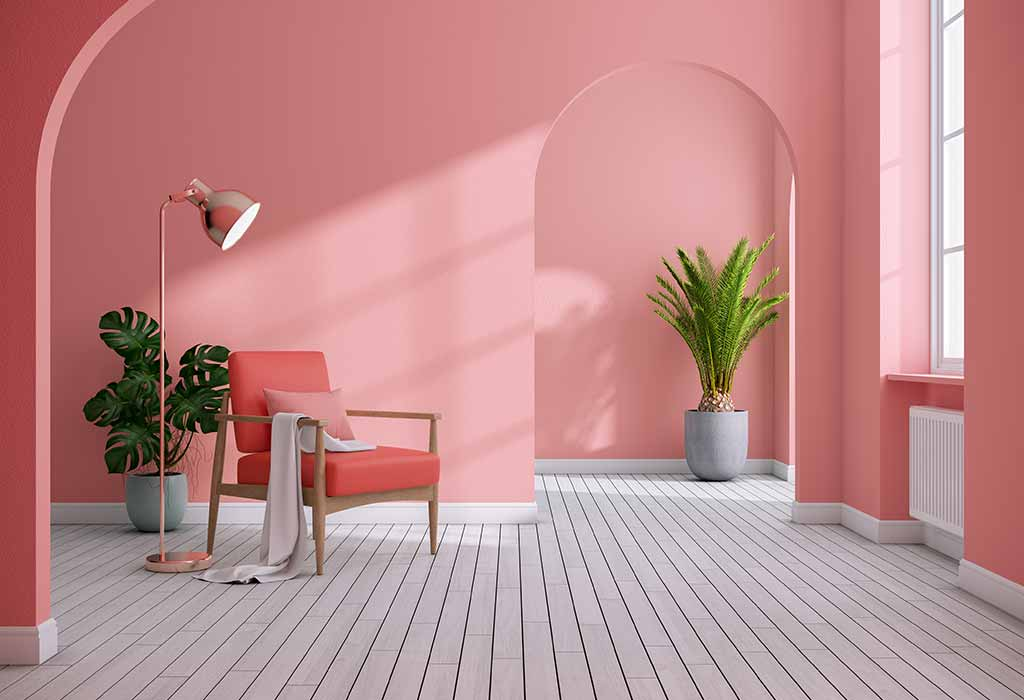
#> input picture testPictures/1265596666.jpg, 1024 x 700 px
$ jupyter execute --allow-errors 'Color Identification using Machine Learning.ipynb'   (shell and % lines are left out)   (older library calls are emulated)
#> lines starting #> are read from the running program, lines starting #| are printed output that depends on the picture; long printed decimals are rounded
# Color Identification using Machine Learning

[cell 1]
from sklearn.cluster import KMeans
import matplotlib.pyplot as plt
import numpy as np
import cv2
from collections import Counter
from skimage.color import rgb2lab
import os

## Finding average of all pixels of the image

#> (a cell that did not finish here is left out)

## Image pre-processing/ EDA

[cell 3]
def sharpen_image(image):
    kernel = np.array([[0, -1, 0], [-1, 5,-1], [0, -1, 0]])
    return cv2.filter2D(src=image, ddepth=-1, kernel=kernel)

[cell 4]
def blur_image(image):
    return cv2.GaussianBlur(image, (5, 5), 0)

[cell 5]
def getFocusScore(image):
    image = cv2.cvtColor(image, cv2.COLOR_BGR2GRAY)
    return cv2.Laplacian(image, cv2.CV_64F).var()

[cell 6]
def get_image(image_path):
    image = cv2.imread(image_path)
    image = cv2.cvtColor(image, cv2.COLOR_BGR2RGB)
    return image

def modify_image(image):
    focus_score = getFocusScore(image)

    if(focus_score > 100):
        return sharpen_image(image)
    else:
        return blur_image(image)

def RGB2HEX(color):
    return "#{:02x}{:02x}{:02x}".format(int(color[0]), int(color[1]), int(color[2]))

[cell 7]
def get_colors(image, number_of_colors):

    modified_image = cv2.resize(image, (200, 200), interpolation = cv2.INTER_AREA)

    modified_image = modified_image.reshape(modified_image.shape[0]*modified_image.shape[1], 3)
    clf = KMeans(n_clusters = number_of_colors)
    labels = clf.fit_predict(modified_image)

    counts = Counter(labels)

    # sort to ensure correct color percentage
    counts = dict(sorted(counts.items()))
    center_colors = clf.cluster_centers_

    # We get ordered colors by iterating through the keys
    ordered_colors = [center_colors[i] for i in counts.keys()]
    hex_colors = [RGB2HEX(ordered_colors[i]) for i in counts.keys()]
    rgb_colors = [ordered_colors[i] for i in counts.keys()]
    print(rgb_colors)

    figure = plt.figure(figsize = (8, 6))
    plt.pie(counts.values(), labels = hex_colors, colors = hex_colors)
    return rgb_colors

#> (a cell that did not finish here is left out)

#> (a cell that did not finish here is left out)

## converting rgb colors to hsv

#> (a cell that did not finish here is left out)

#> (a cell that did not finish here is left out)

#> (a cell that did not finish here is left out)

[cell 13]
# [13 lines of commented-out code are left out]

[cell 14]
IMAGE_DIRECTORY = 'testPictures'
images = []

for file in os.listdir(IMAGE_DIRECTORY):
    if not file.startswith('.'):
        images.append(get_image(os.path.join(IMAGE_DIRECTORY, file)))
#> call 2 of get_image, with image_path = 'testPictures/1265596666.jpg'
#> in get_image, image is the input picture: shape (700, 1024, 3); mean B, G, R 140.7, 140, 189.8

[cell 15]
plt.figure(figsize=(20, 10))
for i in range(len(images)):
    plt.subplot(3, len(images)//3, i+1)
    plt.imshow(images[i])
#> this loop made 3 passes
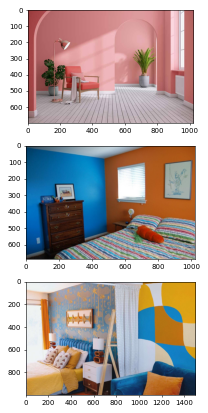
#> figure drawn by matplotlib, 3 panels

[cell 16]
for i in range(len(images)):
    get_colors(modify_image(images[i]), 5)
#> this loop made 3 passes
#> (focus_score in modify_image, counts in get_colors, hex_colors in get_colors) on passes 1, 3: (1596.8, {0: 13626, 1: 8950, 2: 2520, 3: 8561, 4: 6343}, ['#b26968', '#da9798', '#604333', '#afa3a8', '#e1c1c8']), (489.4, {0: 10131, 1: 4493, 2: 7342, 3: 10470, 4: 7564}, ['#c38324', '#e9e6e7', '#8f8b8c', '#bfbdc2', '#1c5178'])
#> (focus_score in modify_image, counts in get_colors, hex_colors in get_colors) on pass 2: (98.26, {0: 6249, 1: 11079, 2: 9758, 3: 10960, 4: 1954}, ['#30211d', '#929b9d', '#9d5121', '#0b6ba6', '#e8eff2'])
#| [array([178.400, 105.408, 104.033]), array([218.192, 151.370 , 152.333]), array([96.086, 67.044, 51.677]), array([175.104, 163.696, 168.107]), array([225.932, 193.934, 200.306])]
#| [array([48.333, 33.366, 29.713]), array([146.55      , 155.595, 157.352]), array([157.576 ,  81.679,  33.770]), array([ 11.750, 107.002, 166.474]), array([232.191, 239.502, 242.385])]
#| [array([195.380, 131.372,  36.641 ]), array([233.584 , 230.767, 231.317]), array([143.389, 139.877, 140.287 ]), array([191.258, 189.887, 194.462]), array([ 28.784,  81.874, 120.335])]
#> pass 1, in getFocusScore, `image = cv2.cvtColor(image, cv2.COLOR_BGR2GRAY)`:
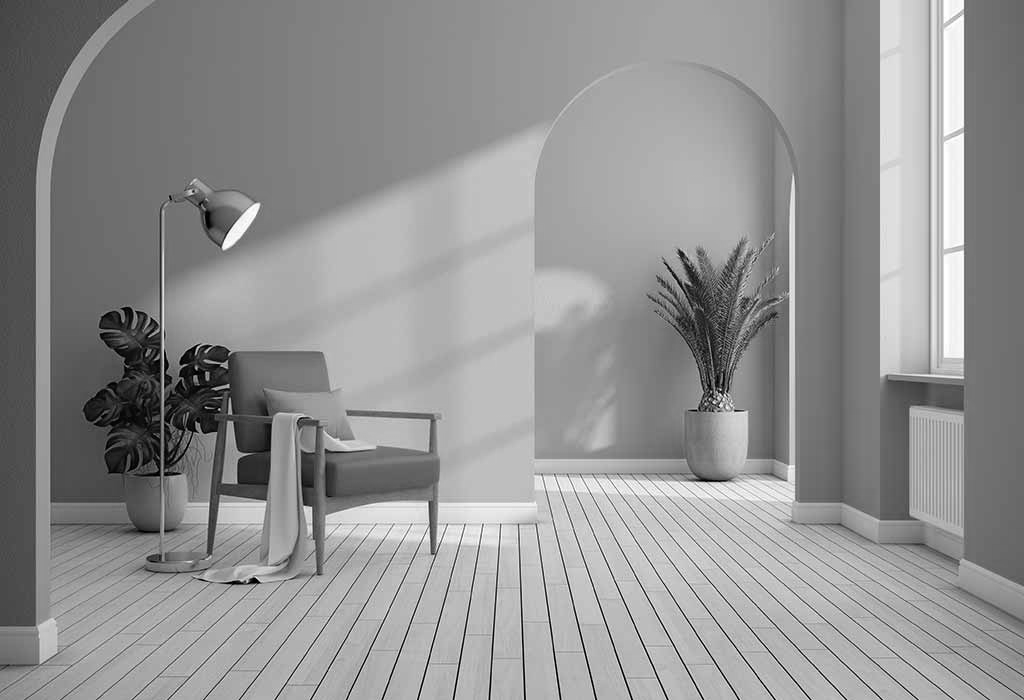
#> image: shape (700, 1024); min 0, max 255, mean 145.8
#> pass 1, in get_colors, `modified_image = cv2.resize(image, (200, 200), interpolation = cv2.INT..`:
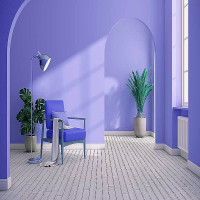
#> modified_image: shape (200, 200, 3); mean of channels 0, 1, 2 189.1, 139.9, 140.6; drawn as B, G, R
#> pass 2, in getFocusScore (call 2), `image = cv2.cvtColor(image, cv2.COLOR_BGR2GRAY)`:
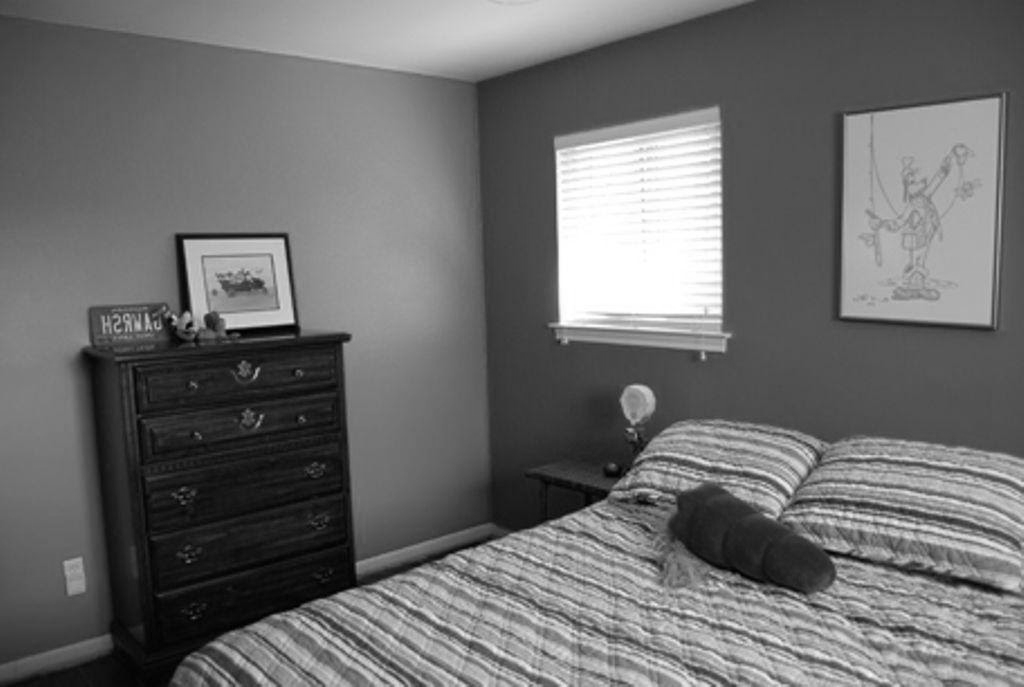
#> image: shape (687, 1024); min 0, max 255, mean 109.7
#> pass 2, in get_colors (call 2), `modified_image = cv2.resize(image, (200, 200), interpolation = cv2.INT..`:
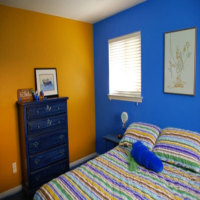
#> modified_image: shape (200, 200, 3); mean of channels 0, 1, 2 101.1, 109.2, 113.9; drawn as B, G, R
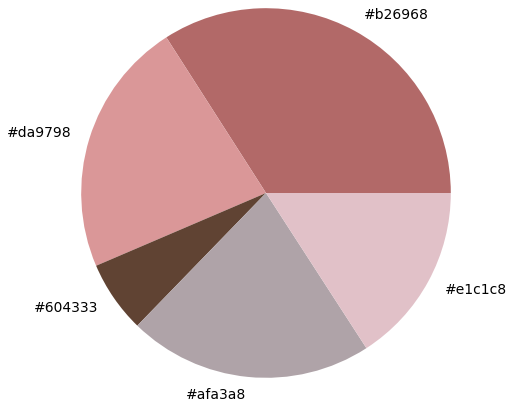
#> figure drawn by matplotlib, 1 panel
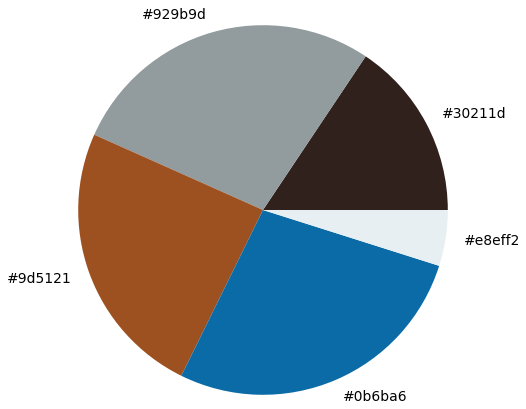
#> figure drawn by matplotlib, 1 panel
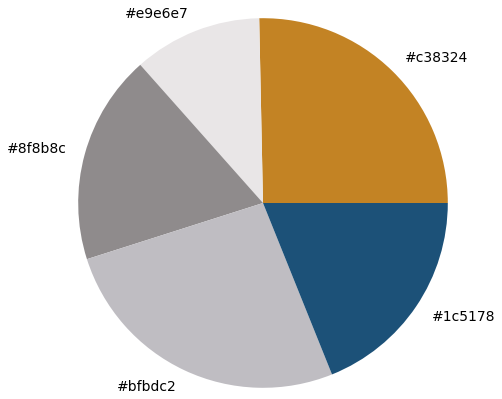
#> figure drawn by matplotlib, 1 panel
